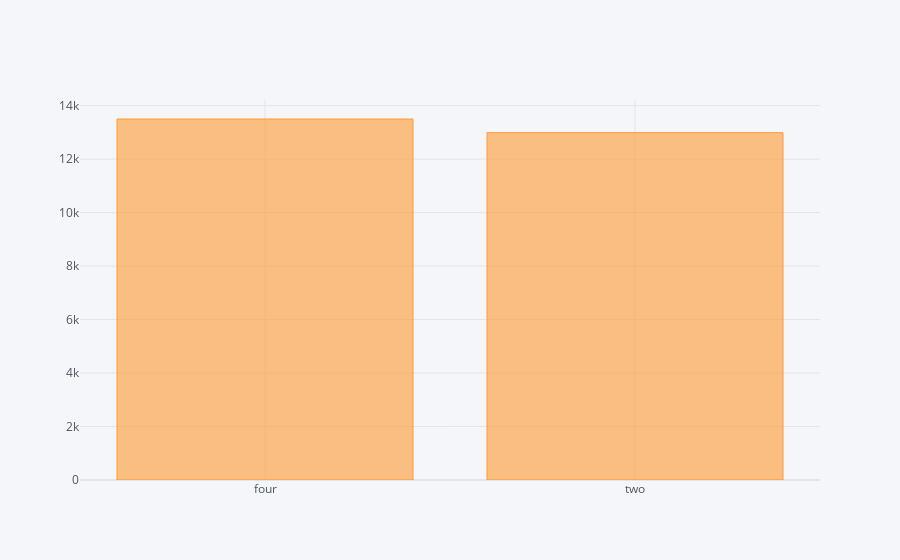

Notebook cell for this chart:
### Code cell
data.groupby('doornumber')['price'].mean().iplot(kind='bar')

### Figure 1 — Plotly figure (JSON) as saved in the notebook; plotly's stock layout.template omitted (floating-point values rounded to 4 significant figures)
{"data": [{"marker": {"color": "rgba(255, 153, 51, 0.6)", "line": {"color": "rgba(255, 153, 51, 1.0)", "width": 1}}, "name": "price", "orientation": "v", "text": "", "type": "bar", "x": ["four", "two"], "y": [13500.0, 12990.0]}], "layout": {"legend": {"bgcolor": "#F5F6F9", "font": {"color": "#4D5663"}}, "paper_bgcolor": "#F5F6F9", "plot_bgcolor": "#F5F6F9", "title": {"font": {"color": "#4D5663"}}, "xaxis": {"gridcolor": "#E1E5ED", "showgrid": true, "tickfont": {"color": "#4D5663"}, "title": {"font": {"color": "#4D5663"}, "text": ""}, "zerolinecolor": "#E1E5ED"}, "yaxis": {"gridcolor": "#E1E5ED", "showgrid": true, "tickfont": {"color": "#4D5663"}, "title": {"font": {"color": "#4D5663"}, "text": ""}, "zerolinecolor": "#E1E5ED"}}}
